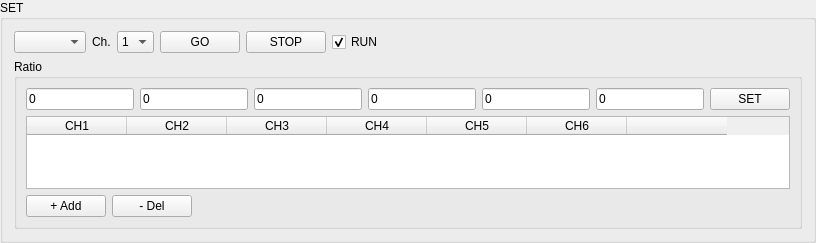
       <widget class="QGroupBox" name="txPanel">
        <property name="sizePolicy">
         <sizepolicy hsizetype="Preferred" vsizetype="Fixed">
          <horstretch>0</horstretch>
          <verstretch>0</verstretch>
         </sizepolicy>
        </property>
        <property name="title">
         <string>SET</string>
        </property>
        <layout class="QVBoxLayout" name="txVerticalLayout">
         <item>
          <layout class="QHBoxLayout" name="controlLayout">
           <item>
            <widget class="QComboBox" name="portCombo">
             <property name="sizePolicy">
              <sizepolicy hsizetype="Fixed" vsizetype="Fixed">
               <horstretch>0</horstretch>
               <verstretch>0</verstretch>
              </sizepolicy>
             </property>
             <property name="minimumSize">
              <size>
               <width>50</width>
               <height>0</height>
              </size>
             </property>
            </widget>
           </item>
           <item>
            <widget class="QLabel" name="channelsLabel">
             <property name="text">
              <string>Ch.</string>
             </property>
            </widget>
           </item>
           <item>
            <widget class="QComboBox" name="channelCountCombo">
             <item>
              <property name="text">
               <string>1</string>
              </property>
             </item>
             <item>
              <property name="text">
               <string>2</string>
              </property>
             </item>
             <item>
              <property name="text">
               <string>3</string>
              </property>
             </item>
             <item>
              <property name="text">
               <string>4</string>
              </property>
             </item>
             <item>
              <property name="text">
               <string>5</string>
              </property>
             </item>
             <item>
              <property name="text">
               <string>6</string>
              </property>
             </item>
            </widget>
           </item>
           <item>
            <widget class="QPushButton" name="runButton">
             <property name="text">
              <string>GO</string>
             </property>
            </widget>
           </item>
           <item>
            <widget class="QPushButton" name="stopButton">
             <property name="text">
              <string>STOP</string>
             </property>
            </widget>
           </item>
           <item>
            <widget class="QCheckBox" name="modeToggle">
             <property name="toolTip">
              <string>RUN / CAL mode switch</string>
             </property>
             <property name="text">
              <string>RUN</string>
             </property>
             <property name="checked">
              <bool>true</bool>
             </property>
            </widget>
           </item>
           <item>
            <spacer name="txControlSpacer">
             <property name="orientation">
              <enum>Qt::Horizontal</enum>
             </property>
             <property name="sizeHint" stdset="0">
              <size>
               <width>40</width>
               <height>20</height>
              </size>
             </property>
            </spacer>
           </item>
          </layout>
         </item>
         <item>
          <widget class="QGroupBox" name="presetGroup">
           <property name="maximumSize">
            <size>
             <width>16777215</width>
             <height>170</height>
            </size>
           </property>
           <property name="title">
            <string>Ratio</string>
           </property>
           <layout class="QVBoxLayout" name="presetGroupLayout">
            <item>
             <layout class="QHBoxLayout" name="txRatioLayout">
              <item>
               <widget class="QLineEdit" name="ratioInput1">
                <property name="text">
                 <string>0</string>
                </property>
                <property name="placeholderText">
                 <string>CH1</string>
                </property>
               </widget>
              </item>
              <item>
               <widget class="QLineEdit" name="ratioInput2">
                <property name="text">
                 <string>0</string>
                </property>
                <property name="placeholderText">
                 <string>CH2</string>
                </property>
               </widget>
              </item>
              <item>
               <widget class="QLineEdit" name="ratioInput3">
                <property name="text">
                 <string>0</string>
                </property>
                <property name="placeholderText">
                 <string>CH3</string>
                </property>
               </widget>
              </item>
              <item>
               <widget class="QLineEdit" name="ratioInput4">
                <property name="text">
                 <string>0</string>
                </property>
                <property name="placeholderText">
                 <string>CH4</string>
                </property>
               </widget>
              </item>
              <item>
               <widget class="QLineEdit" name="ratioInput5">
                <property name="text">
                 <string>0</string>
                </property>
                <property name="placeholderText">
                 <string>CH5</string>
                </property>
               </widget>
              </item>
              <item>
               <widget class="QLineEdit" name="ratioInput6">
                <property name="text">
                 <string>0</string>
                </property>
                <property name="placeholderText">
                 <string>CH6</string>
                </property>
               </widget>
              </item>
              <item>
               <widget class="QPushButton" name="setButton">
                <property name="text">
                 <string>SET</string>
                </property>
               </widget>
              </item>
             </layout>
            </item>
            <item>
             <widget class="QTableWidget" name="presetTable">
              <property name="maximumSize">
               <size>
                <width>16777215</width>
                <height>16777215</height>
               </size>
              </property>
              <property name="horizontalScrollBarPolicy">
               <enum>Qt::ScrollBarAlwaysOff</enum>
              </property>
              <property name="selectionMode">
               <enum>QAbstractItemView::SingleSelection</enum>
              </property>
              <property name="selectionBehavior">
               <enum>QAbstractItemView::SelectRows</enum>
              </property>
              <property name="columnCount">
               <number>7</number>
              </property>
              <column>
               <property name="text">
                <string>CH1</string>
               </property>
              </column>
              <column>
               <property name="text">
                <string>CH2</string>
               </property>
              </column>
              <column>
               <property name="text">
                <string>CH3</string>
               </property>
              </column>
              <column>
               <property name="text">
                <string>CH4</string>
               </property>
              </column>
              <column>
               <property name="text">
                <string>CH5</string>
               </property>
              </column>
              <column>
               <property name="text">
                <string>CH6</string>
               </property>
              </column>
              <column>
               <property name="text">
                <string/>
               </property>
              </column>
             </widget>
            </item>
            <item>
             <layout class="QHBoxLayout" name="presetButtonLayout">
              <item>
               <widget class="QPushButton" name="addPresetButton">
                <property name="text">
                 <string>+ Add</string>
                </property>
               </widget>
              </item>
              <item>
               <widget class="QPushButton" name="delPresetButton">
                <property name="text">
                 <string>- Del</string>
                </property>
               </widget>
              </item>
              <item>
               <spacer name="presetButtonSpacer">
                <property name="orientation">
                 <enum>Qt::Horizontal</enum>
                </property>
                <property name="sizeHint" stdset="0">
                 <size>
                  <width>40</width>
                  <height>20</height>
                 </size>
                </property>
               </spacer>
              </item>
             </layout>
            </item>
           </layout>
          </widget>
         </item>
        </layout>
       </widget>
